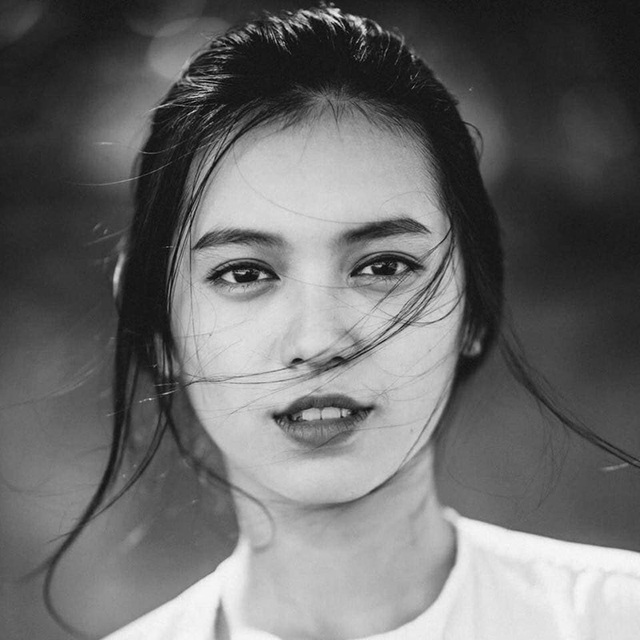
#> input picture computer_statistic/ex2/image.jpeg, 640 x 640 px
$ jupyter execute --allow-errors 22850034.ipynb
#> lines starting #> are read from the running program, lines starting #| are printed output that depends on the picture; long printed decimals are rounded
# Bài tập 2 - Thư viện NumPy và pandas (1)

*(Thống kê máy tính và ứng dụng - ĐTTX Kì 2 2023-2024)*

MSSV: 22840034

Họ và tên: Cao Hoai Viet

[cell 1]
import numpy as np
import pandas as pd

pd.__version__

## Câu 1 (2.5 đ)

Tạo mảng một chiều NumPy `a` gồm các số nguyên từ 1 đến 20. Thực hiện các thao tác sau trên `a`:

1. Cho biết 5 số cuối cùng của mảng.

1. Trích ra các số chẵn trong mảng.

1. Trích ra các số lẻ lớn hơn 10 trong mảng.

1. Tạo mảng `b` gồm phần đầu là các số chẵn và phần sau là các số lẻ trong `a`.

1. Tảo mảng `c` 2 chiều gồm dòng đầu là các số chẵn và dòng cuối là các số lẻ trong `a`.

1. Tảo mảng `d` 2 chiều gồm cột đầu là các số chẵn và cột cuối là các số lẻ trong `a`.

1. Thay tất cả các số chia hết cho 5 trong `a` thành số 0.

1. Xóa tất cả các số 0 trong `a`.

1. Đảo ngược thứ tự các phần tử trong `a`.

1. Sắp theo thứ tự tăng dần các số trong `a`.

[cell 2]
# Create an array NumPy a with integers from 1 to 20
a = np.arange(1, 21)

# 1. Last 5 elements of a
print(f"1. 5 phan tu cuoi cung: {a[-5:]}")

# 2. Print all even numbers from a
print(f"2. So chan trong mang: {a[a % 2 == 0]}")

# 3. Print all odd numbers and greater than 10 from a
print(f"3. So le trong mang va lon hon 10: {a[(a % 2 != 0) & (a > 10)]}")

# 4. Create a NumPy array b of the first even numbers and the last odd numbers of a
b = np.concatenate((a[a % 2 == 0], a[a % 2 != 0]))
print(f"4. Mang b: {b}")

# 5. Create a 2D NumPy array c with first row is even numbers of a and second row is odd numbers of a
c = np.array([a[a % 2 == 0], a[a % 2 != 0]])
print(f"5. Mang c: {c}")

# 6. Create a 2D NumPy array d with first column is even numbers of a and second column is odd numbers of a
d= c.transpose()
print(f"6. Mang d: {d}")

# 7. Replace all number devide by 5 of a by 0
a[a % 5 == 0] = 0
print(f"7. Thay tat ca so chia het cho 5 bang so 0. KQ a: {a}")

# 8. Remove all 0 of a
a = a[a != 0]
print(f"8. Xoa tat ca so 0. KQ a: {a}")

# 9. Reverse a
a = a[::-1]
print(f"9. Dao nguoc mang a: {a}")

# 10. Sort a
a.sort()
print(f"10. Sap xep mang a: {a}")

## Câu 2 (1.5 đ)

Tạo `mat` là một ma trận kích thước 3x4 gồm các số nguyên với phần tử ở dòng $i$, cột $j$ là $i \times j$ (chỉ số dòng, cột tính từ 1).

1. Xuất ra dòng đầu của `mat`.

1. Xuất ra phần tử ở dòng cuối, cột đầu của `mat`.

1. Xuất ra nửa phải của `mat`.

1. Đặt tất cả các phần tử dòng đầu của `mat` là 0.

1. Tách `mat` theo chiều dọc thành 2 ma trận con 2 cột.

1. Tách `mat` theo chiều ngang thành 2 ma trận con lần lượt gồm 1 dòng và 2 dòng.

[cell 3]
# Create mat is a 3x4 matrix. Each value represents the row * column of the element, count from 1 (E.g [0,0] is 1*1=1.)
# [1, 2, 3, 4]
# [2, 4, 6, 8]
# [3, 6, 9, 12]
rows = 3
cols = 4
# ref: https://stackoverflow.com/questions/477486/how-to-use-a-decimal-range-step-value
# ref: https://stackoverflow.com/questions/6667201/how-to-define-two-dimensional-array-in-python
# reshape: https://stackoverflow.com/questions/18691084/what-does-1-mean-in-numpy-reshape
i = np.arange(1, rows + 1).reshape(rows, 1)
j = np.arange(1, cols + 1)
mat = i * j

print(f"mat: {mat}")

# 1. Print the first row of mat
print(f"1. Dong dau tien cua mat: {mat[0]}")
# 2. Print the element at the end of the last row and first column of mat
print(f"2. Phan tu cuoi cung cua dong cuoi cung va cot dau tien cua mat: {mat[-1, 0]}")
# 3. Print the right half of mat
print(f"3. Nua phai cua mat: {mat[:, int(cols / 2):]}")
# 4. "Đặt?" Sorry Mr.Hoang, I don't know what you mean so I'm asmming it is "Replace"
# Replace the first element of each row by 0
mat[:, 0] = 0
print(f"4. Dong dau tien cua mat thay bang 0: {mat}")
# 5. Split mat into 2 matrices by column
# ref: https://stackoverflow.com/questions/42190783/how-to-split-a-matrix-into-two-matrices-in-python
mat1, mat2 = np.hsplit(mat, 2)
print(f"5. Tach mat thanh 2 ma tran theo chieu doc: {mat1}, {mat2}")
# 6. Split mat into 2 matrices by row, first one has 1 row, second one has 2 rows
mat1, mat2 = np.vsplit(mat, [1])
print(f"6. Tach mat thanh 2 ma tran theo chieu ngang: {mat1}, {mat2}")

## Câu 3 (1 đ)

Tạo `arr` là một tensor 3D kích thước 2x3x4, gồm các số chia đều từ 0 đến 1.

1. Đổi dạng `arr` thành vector.

1. Đổi dạng `arr` thành ma trận có 3 cột.

1. Đổi dạng `arr` thành 3x4x2.

1. Thêm một chiều cho `arr` thành tensor 4D 1x2x3x4.

[cell 4]
# Create an tensor 4D with shape 2x3x4 named arr with random values from 0 to 1
arr = np.random.rand(2, 3, 4)
print(f"arr: {arr}")

# 1. Convert arr to a vector
# ref: https://stackoverflow.com/questions/18691084/what-does-1-mean-in-numpy-reshape
arr = arr.reshape(-1)
print(f"1. Chuyen arr thanh vector: {arr}")

# 2. Convert arr to a matrix with 3 columns
arr = arr.reshape(-1, 3)
print(f"2. Chuyen arr thanh ma tran 3 cot: {arr}")

# 3. Convert arr to a 3D tensor with shape 3x4x2
arr = arr.reshape(3, 4, 2)
print(f"3. Chuyen arr thanh 3D tensor: {arr}")

# 4. Add one more dimension to arr to make it 4d with shape 1x2x3x4
arr = arr.reshape(1, 2, 3, 4)
print(f"4. Them 1 chieu vao arr thanh 4D tensor: {arr}")

## Câu 4 (1.5 đ)

Nạp bảng dữ liệu `iris` và thực hiện các công việc sau:
1. Trích bảng con các dòng mà petal_width lớn hơn 1.8 và petal_length nhỏ hơn 5.5.

1. Trích bảng con các dòng mà petal_width lớn hơn trung bình của các petal_width.

1. Tính min, max, range (max - min), mean từng cột.

1. Tìm dòng đạt min tại petal_width.

1. Đếm số lượng hoa Iris giống setosa có petal_width lớn hơn 1.5.

1. Cho biết min, max, mean của petal_width của các hoa Iris giống setosa.

[cell 5]
# Get iris dataset
# ref: https://stackoverflow.com/questions/38105539/how-to-convert-a-scikit-learn-dataset-to-a-pandas-dataset
url = "https://archive.ics.uci.edu/ml/machine-learning-databases/iris/iris.data"
column_names = ['sepal_length', 'sepal_width', 'petal_length', 'petal_width', 'species']
#> (the rest of this cell did not finish here and is left out)

## Câu 5 (1 đ)

Nạp bảng dữ liệu `iris` và thực hiện các công việc sau:

1. Thêm một cột mới `is_setosa` cho biết dòng tương ứng có là setosa hay không (1 nếu có, ngược lại là 0).

1. Thêm một cột mới `sepal_length_inch` là sepal length nhưng tính theo đơn vị inch.

1. Thêm một cột mới `all_cm` là tích của các cột cm.

1. Lưu bảng dữ liệu mới vào tập tin Excel.

[cell 6]
# pip install openpyxl
import openpyxl

# 1. Add a new column is_setosa to iris dataset. The value is 1 if species is setosa, 0 otherwise
# ref: https://stackoverflow.com/questions/21702342/creating-a-new-column-based-on-if-elif-else-condition
#> (the rest of this cell did not finish here and is left out)

## Câu 6 (2.5 đ)

**Ảnh** (image) là các ví dụ điển hình của mảng. Ảnh màu RGB là mảng 3D gồm 3 kênh màu Red, Green, Blue. **Ảnh xám** (grayscale) là mảng 2D với các giá trị thường là số nguyên trong khoảng [0, 255] hay số thực trong khoảng [0, 1] (0 là đen nhất, 1 là trắng nhất).

Trong Python, có thể sử dụng thư viện Pillow (https://pypi.org/project/pillow/) để xử lý ảnh và Matplotlib (https://matplotlib.org/) để hiển thị ảnh.

[cell 7]
from PIL import Image
import matplotlib.pyplot as plt

Bài tập này yêu cầu dùng Numpy để thực hiện vài thao tác **xử lý ảnh** (image processing) bằng cách xử lý mảng `img` được tạo từ ảnh dưới đây.

[cell 8]
img = np.asarray(Image.open("image.jpeg").convert("L")) / 255
plt.imshow(img, cmap="gray")
plt.axis("off")
plt.show()

# My custiom function to show the original image and the result image
def show_result(image, title):
    plt.figure(figsize=(10, 4))

    # Original image
    plt.subplot(1, 2, 1)
    plt.imshow(img, cmap="gray")
    plt.axis("off")
    plt.title("Original Image")

    # Result image
    plt.subplot(1, 2, 2)
    plt.imshow(image, cmap="gray")
    plt.axis("off")
    plt.title(title)

    plt.show()

[cell 9]
print(img.shape)
#| (640, 640)
print(img.min(), img.max(), img.mean())
#| 0.0 0.9882 0.4217
print(img[:5, :5])
#| [[0.1647 0.1647 0.1686 0.1686 0.1725]
#|  [0.1647 0.1647 0.1686 0.1725 0.1765]
#|  [0.1647 0.1686 0.1725 0.1765 0.1804]
#|  [0.1686 0.1725 0.1765 0.1804 0.1843]
#|  [0.1725 0.1765 0.1804 0.1843 0.1882]]

### Yêu cầu 1

Tạo ảnh âm bản (negative image)

[cell 10]
# Print the negative of img
# ref: https://stackoverflow.com/questions/10965417/how-to-convert-a-numpy-array-to-pil-image-applying-matplotlib-colormap
img_neg = 1 - img
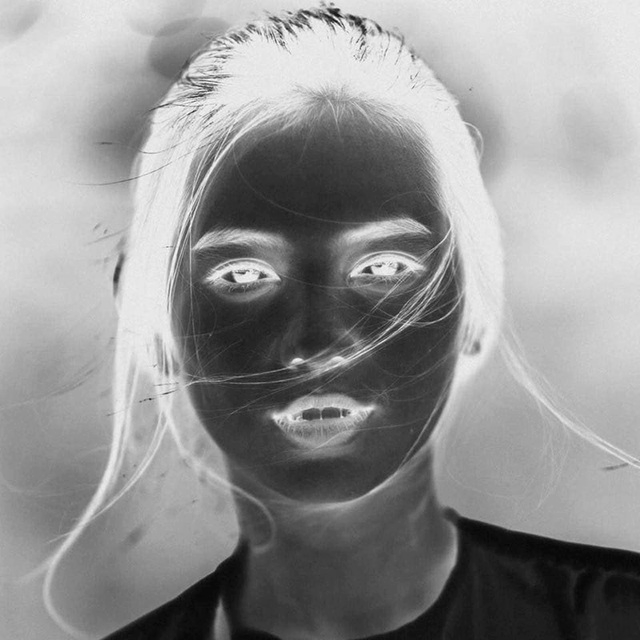
#> img_neg: shape (640, 640) float64; min 0.0118, max 1, mean 0.578

show_result(img_neg, "Negative Image")
#> in show_result, `plt.show()`:
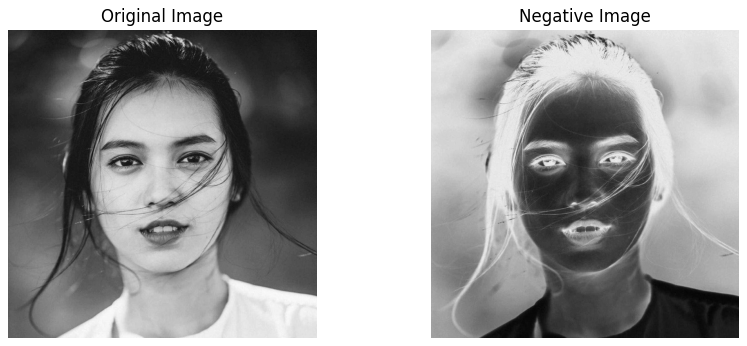
#> figure drawn by matplotlib, 2 panels

### Yêu cầu 2

Lật ảnh ngang (horizontal flip)

[cell 11]
# Flip img horizontally
# We also can use np.fliplr(img), or np.flip(img, axis=1) to flip horizontally
# And we can use np.flipud(img), or np.flip(img, axis=0) to flip vertically
# This is just another way to flip horizontally, we reverse the order of the columns from left to right
img_flip = img[:, ::-1]
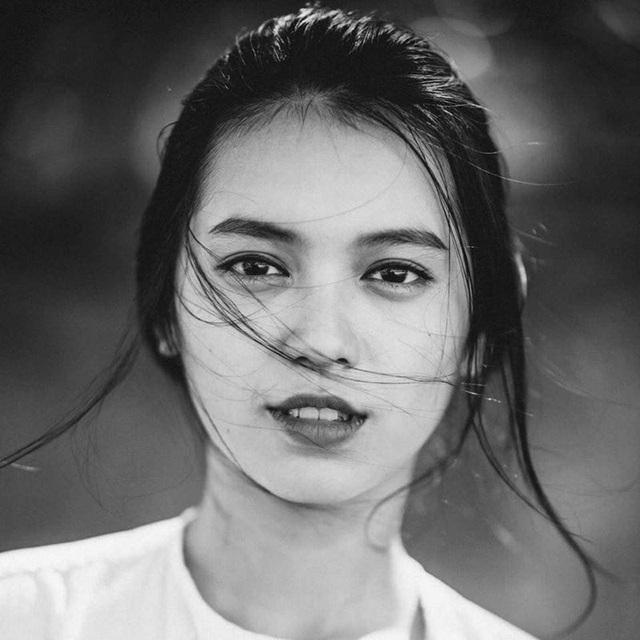
#> img_flip: shape (640, 640) float64; min 0, max 0.988, mean 0.422

show_result(img_flip, "Flipped Image")
#> call 2 of show_result, with title = 'Flipped Image'
#> in show_result (call 2), `plt.show()`:
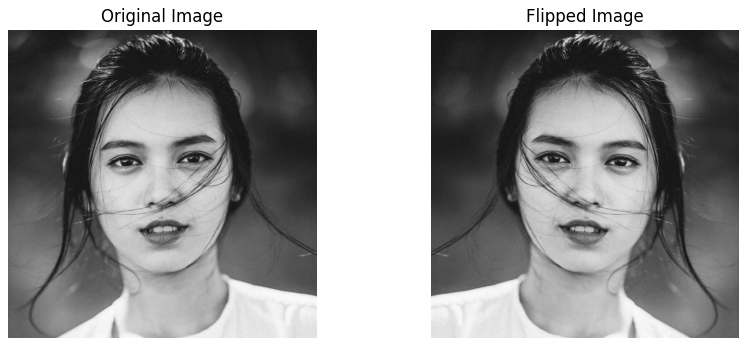
#> figure drawn by matplotlib, 2 panels

### Yêu cầu 3

Xén ảnh (crop)

[cell 12]
# Crop the center by 80 percent of the original size
# Explain: We crop 10% of the image from the top, 10% from the bottom, 10% from the left and 10% from the right
# So we crop 20% from the top and bottom, 20% from the left and right
# So we crop 80% from the center
img_crop = img[int(img.shape[0] * 0.1):int(img.shape[0] * 0.9), int(img.shape[1] * 0.1):int(img.shape[1] * 0.9)]
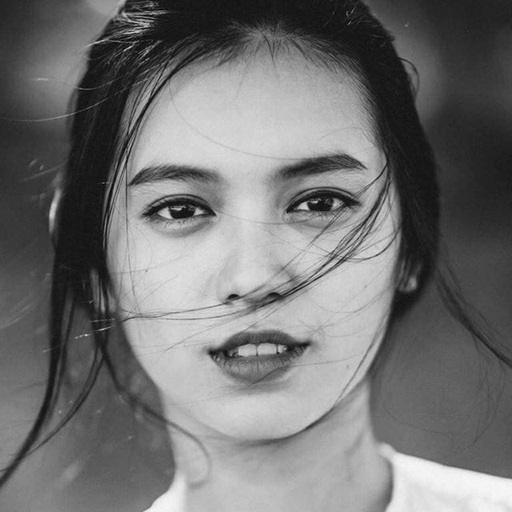
#> img_crop: shape (512, 512) float64; min 0, max 0.984, mean 0.447

show_result(img_crop, "Cropped Image")

### Yêu cầu 4

Thay đổi độ sáng (brightness)

[cell 13]
# Increase the brightness of img by 50%
# clip: https://stackoverflow.com/questions/40965066/what-does-numpy-clip-do
brightness_factor = 1.5
img_bright = np.clip(img * brightness_factor, 0, 1)
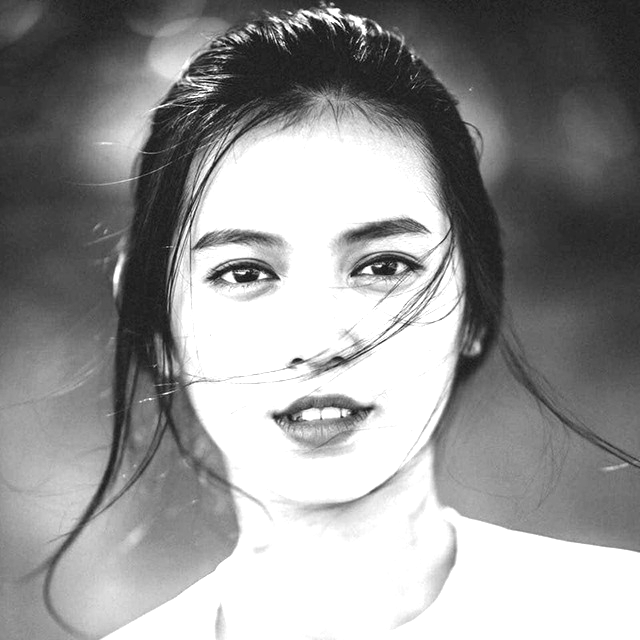
#> img_bright: shape (640, 640) float64; min 0, max 1, mean 0.582

show_result(img_bright, "Brightened Image")

### Yêu cầu 5

Thay đổi độ tương phản (contrast)

[cell 14]
# Increase the contrast of img by 70%
contrast_factor = 1.7
img_contrast = np.clip(contrast_factor * (img - 0.5) + 0.5, 0, 1)
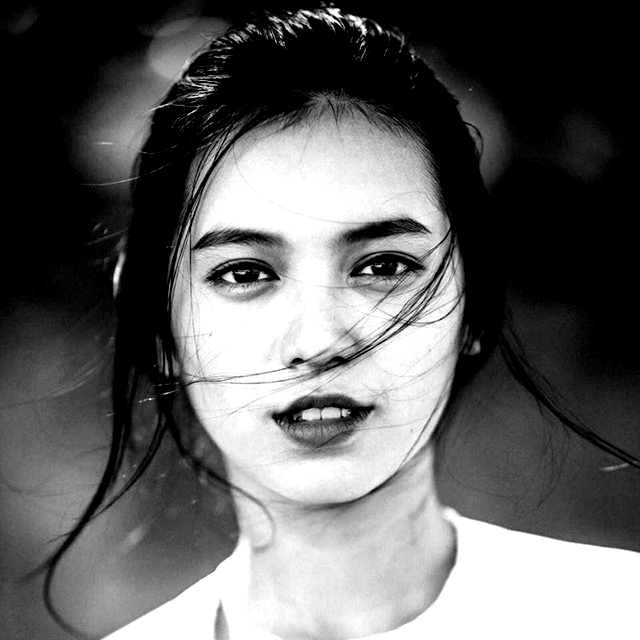
#> img_contrast: shape (640, 640) float64; min 0, max 1, mean 0.386

show_result(img_contrast, "Contrasted Image")
